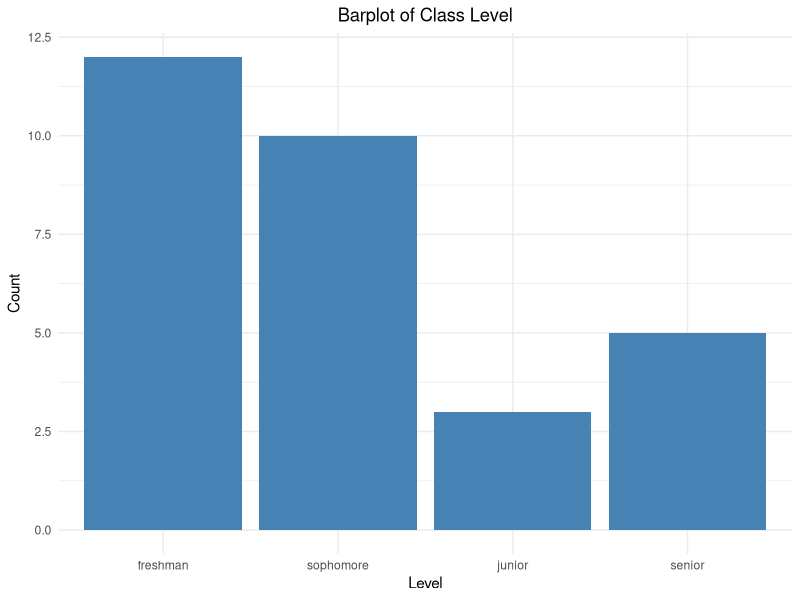
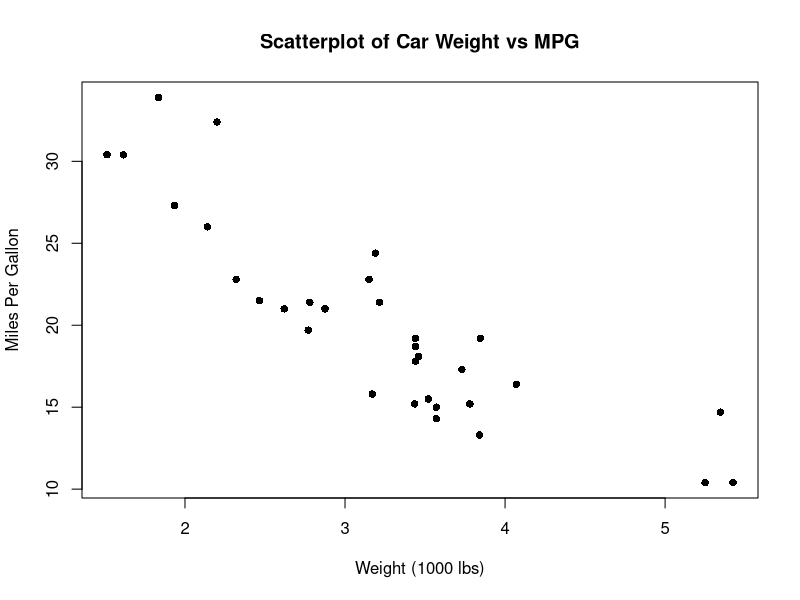
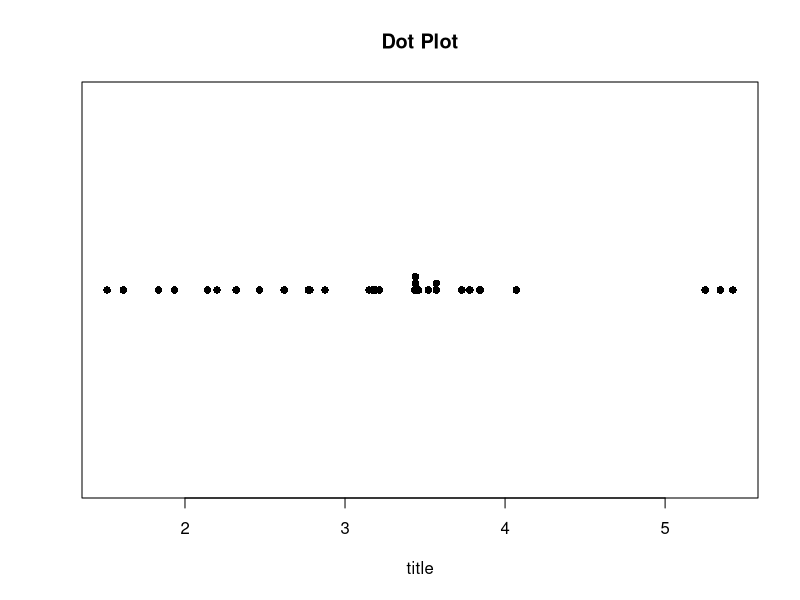

Reproduce these figures in R, in order.
## ---- chunk 1
knitr::opts_chunk$set(echo = FALSE)
## ---- chunk 2
df <- data.frame(Level=c("freshman","sophomore","junior","senior"),
                Count=c(12, 10, 3, 5))
df$Level <- ordered(df$Level, levels = c("freshman","sophomore","junior","senior"))
library(ggplot2)
## ---- chunk 3
p<-ggplot(data=df, aes(x=Level, y=Count)) +
  geom_bar(stat="identity", fill="steelblue")+
  theme_minimal()
p + ggtitle("Barplot of Class Level") + theme(plot.title = element_text(hjust = 0.5))
## ---- chunk 4
plot(mtcars$wt, mtcars$mpg, pch=16,
     main = "Scatterplot of Car Weight vs MPG",
     xlab="Weight (1000 lbs)", ylab="Miles Per Gallon")
## ---- chunk 5
stripchart(mtcars$wt, method="stack",pch=16,xlab="title",
           main="Dot Plot")
